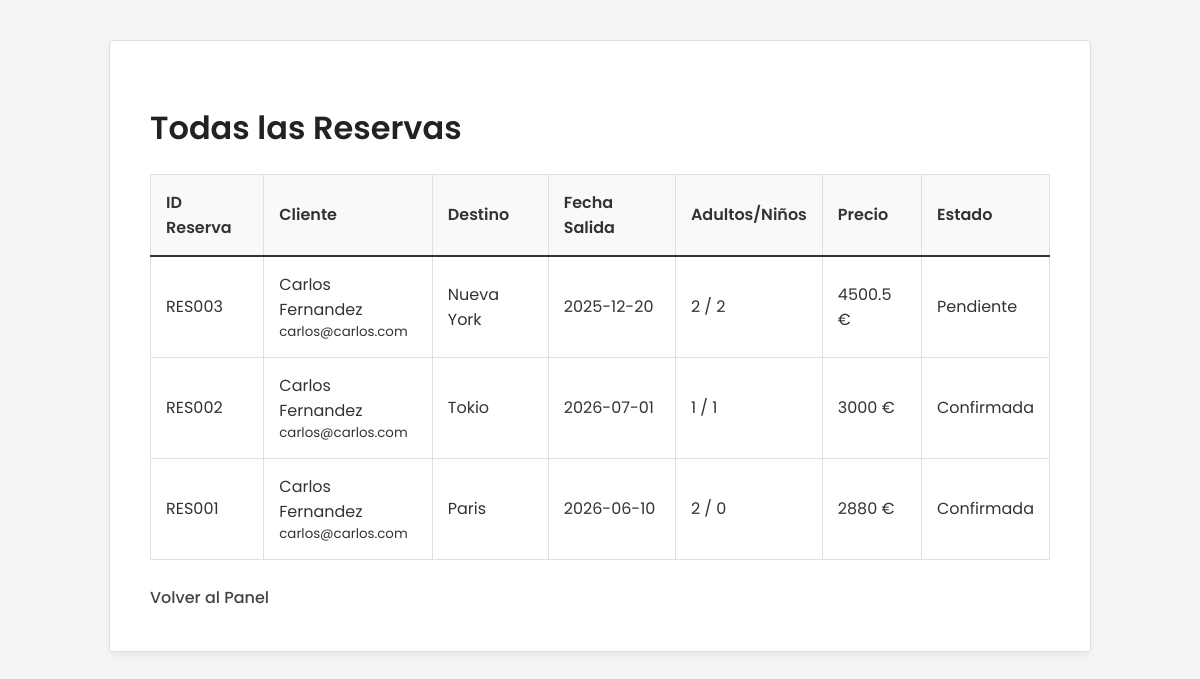
Screenshot of /admin_reservas.php (signed in) with the database file from the repository.
### tables this page shows
CREATE TABLE reservas (
    id_reserva VARCHAR(50) PRIMARY KEY,
    num_viajeros_adultos INT,
    num_viajeros_ninos INT,
    estado VARCHAR(50),  
    precio_final DOUBLE,
    dni_usuario VARCHAR(20),
    id_viaje VARCHAR(50),
    tipo_servicio VARCHAR(100),
    FOREIGN KEY (dni_usuario) REFERENCES usuarios(dni) ON DELETE CASCADE,
    FOREIGN KEY (id_viaje) REFERENCES viajes(id_viaje) ON DELETE CASCADE
);

CREATE TABLE usuarios (
    dni VARCHAR(20) PRIMARY KEY,
    nombre VARCHAR(100),
    apellidos VARCHAR(100),
    email VARCHAR(100) UNIQUE,
    telefono VARCHAR(20),
    password VARCHAR(255),  
    preferencias_usuario TEXT,
    tipo VARCHAR(50)  
);

CREATE TABLE paquetes_turisticos (
    id_paquete VARCHAR(50) PRIMARY KEY,
    destino_pais VARCHAR(100),
    destino_ciudad VARCHAR(100),
    tipo_viaje VARCHAR(50),
    duracion INT,
    descripcion_detallada TEXT,
    itinerario TEXT,
    plazas INT,
    precio_base DOUBLE,
    id_proveedor VARCHAR(50),
    FOREIGN KEY (id_proveedor) REFERENCES proveedores(id_proveedor) ON DELETE CASCADE
);

CREATE TABLE viajes (
    id_viaje VARCHAR(50) PRIMARY KEY,
    id_paquete VARCHAR(50),
    fecha_salida DATE,
    fecha_llegada DATE,
    coeficiente_temporada DOUBLE,  
    plazas_disponibles INT DEFAULT 0,
    FOREIGN KEY (id_paquete) REFERENCES paquetes_turisticos(id_paquete) ON DELETE CASCADE
);

### admin_reservas.php (the view, shortened to what this page needs)
<?php
include 'conexion.php';
?>
<html>
<head>
    <link rel="stylesheet" href="style.css">
</head>
<body>
    <div class="container">
        <h1>Todas las Reservas</h1>
        <?php
        $sql = "SELECT r.*, u.nombre, u.apellidos, u.email, p.destino_ciudad, v.fecha_salida
                FROM reservas r
                INNER JOIN usuarios u ON r.dni_usuario = u.dni
                INNER JOIN viajes v ON r.id_viaje = v.id_viaje
                INNER JOIN paquetes_turisticos p ON v.id_paquete = p.id_paquete
                ORDER BY r.id_reserva DESC";
        $res = mysqli_query($conex, $sql);
        if (mysqli_num_rows($res) == 0) {
            echo "<p>No hay reservas registradas.</p>";
        } else {
            echo "<table border='1' width='100%'>";
            echo "<tr>
                    <th>ID Reserva</th>
                    <th>Cliente</th>
                    <th>Destino</th>
                    <th>Fecha Salida</th>
                    <th>Adultos/Niños</th>
                    <th>Precio</th>
                    <th>Estado</th>
                  </tr>";
            while ($fila = mysqli_fetch_array($res)) {
                echo "<tr>";
                echo "<td>" . $fila['id_reserva'] . "</td>";
                echo "<td>" . $fila['nombre'] . " " . $fila['apellidos'] . "<br><small>" . $fila['email'] . "</small></td>";
                echo "<td>" . $fila['destino_ciudad'] . "</td>";
                echo "<td>" . $fila['fecha_salida'] . "</td>";
                echo "<td>" . $fila['num_viajeros_adultos'] . " / " . $fila['num_viajeros_ninos'] . "</td>";
                echo "<td>" . $fila['precio_final'] . " €</td>";
                echo "<td>" . $fila['estado'] . "</td>";
                echo "</tr>";
            }
            echo "</table>";
        }
        ?>
        <br>
        <a href="admin_dashboard.php">Volver al Panel</a>
    </div>
</body>
</html>

### style.css (style rules this page uses)
body { margin: 0; padding: 0; font-family: 'Poppins', 'Segoe UI', Helvetica, Arial, sans-serif; background-color: #f5f5f5; color: #333333; line-height: 1.6; min-height: 100vh; display: flex; flex-direction: column; align-items: center; }
h1, h2, h3 { color: #222222; margin-bottom: 20px; font-weight: 600; }
a { color: #444444; text-decoration: none; font-weight: 500; border-bottom: 1px solid transparent; transition: all 0.3s; }
.container { background-color: #ffffff; border: 1px solid #e0e0e0; border-radius: 4px; padding: 40px; width: 90%; max-width: 900px; margin: 40px auto; box-shadow: 0 4px 6px rgba(0, 0, 0, 0.05); }
table { width: 100%; border-collapse: collapse; margin-top: 20px; border: 1px solid #e0e0e0; }
th, td { padding: 15px; text-align: left; border-bottom: 1px solid #e0e0e0; }
th { background-color: #f9f9f9; color: #333; font-weight: 600; border-bottom: 2px solid #333; }

### rows the page displays
reservas: id_reserva "RES003", dni_usuario.nombre "Carlos", dni_usuario.apellidos "Fernandez", dni_usuario.email "carlos@carlos.com", paquetes_turisticos.destino_ciudad "Nueva York", id_viaje.fecha_salida "2025-12-20", num_viajeros_adultos "2", num_viajeros_ninos "2", precio_final "4500.5", estado "Pendiente"
reservas: id_reserva "RES002", dni_usuario.nombre "Carlos", dni_usuario.apellidos "Fernandez", dni_usuario.email "carlos@carlos.com", paquetes_turisticos.destino_ciudad "Tokio", id_viaje.fecha_salida "2026-07-01", num_viajeros_adultos "1", num_viajeros_ninos "1", precio_final "3000", estado "Confirmada"
reservas: id_reserva "RES001", dni_usuario.nombre "Carlos", dni_usuario.apellidos "Fernandez", dni_usuario.email "carlos@carlos.com", paquetes_turisticos.destino_ciudad "Paris", id_viaje.fecha_salida "2026-06-10", num_viajeros_adultos "2", num_viajeros_ninos "0", precio_final "2880", estado "Confirmada"
